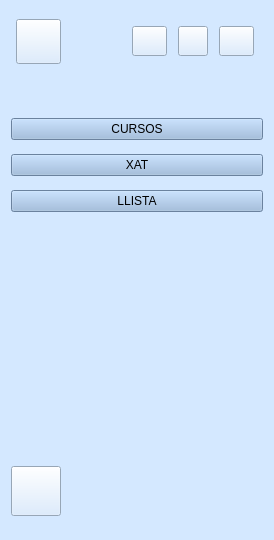
<?xml version="1.0" encoding="UTF-8"?>
<ui version="4.0">
 <class>Form</class>
 <widget class="QWidget" name="Form">
  <property name="geometry">
   <rect>
    <x>0</x>
    <y>0</y>
    <width>274</width>
    <height>540</height>
   </rect>
  </property>
  <property name="windowTitle">
   <string>Form</string>
  </property>
  <property name="styleSheet">
   <string notr="true">background-color: rgb(212, 232, 255);</string>
  </property>
  <layout class="QVBoxLayout" name="verticalLayout_2">
   <item>
    <layout class="QHBoxLayout" name="horizontalLayout">
     <item>
      <widget class="QPushButton" name="perfil">
       <property name="enabled">
        <bool>true</bool>
       </property>
       <property name="sizePolicy">
        <sizepolicy hsizetype="Expanding" vsizetype="Expanding">
         <horstretch>0</horstretch>
         <verstretch>0</verstretch>
        </sizepolicy>
       </property>
       <property name="maximumSize">
        <size>
         <width>45</width>
         <height>45</height>
        </size>
       </property>
       <property name="styleSheet">
        <string notr="true">border-image: url(:/prefijoNuevo/png/persona.png);</string>
       </property>
       <property name="text">
        <string/>
       </property>
      </widget>
     </item>
     <item>
      <spacer name="horizontalSpacer">
       <property name="orientation">
        <enum>Qt::Horizontal</enum>
       </property>
       <property name="sizeType">
        <enum>QSizePolicy::Fixed</enum>
       </property>
       <property name="sizeHint" stdset="0">
        <size>
         <width>60</width>
         <height>20</height>
        </size>
       </property>
      </spacer>
     </item>
     <item>
      <widget class="QPushButton" name="idioma1">
       <property name="sizePolicy">
        <sizepolicy hsizetype="Fixed" vsizetype="Fixed">
         <horstretch>0</horstretch>
         <verstretch>0</verstretch>
        </sizepolicy>
       </property>
       <property name="maximumSize">
        <size>
         <width>35</width>
         <height>30</height>
        </size>
       </property>
       <property name="styleSheet">
        <string notr="true">border-image: url(:/prefijoNuevo/png/esp.png);</string>
       </property>
       <property name="text">
        <string/>
       </property>
      </widget>
     </item>
     <item>
      <widget class="QPushButton" name="idioma2">
       <property name="sizePolicy">
        <sizepolicy hsizetype="Fixed" vsizetype="Fixed">
         <horstretch>0</horstretch>
         <verstretch>0</verstretch>
        </sizepolicy>
       </property>
       <property name="maximumSize">
        <size>
         <width>30</width>
         <height>30</height>
        </size>
       </property>
       <property name="styleSheet">
        <string notr="true">border-image: url(:/prefijoNuevo/png/val.png);</string>
       </property>
       <property name="text">
        <string/>
       </property>
      </widget>
     </item>
     <item>
      <widget class="QPushButton" name="idioma3">
       <property name="sizePolicy">
        <sizepolicy hsizetype="Fixed" vsizetype="Fixed">
         <horstretch>0</horstretch>
         <verstretch>0</verstretch>
        </sizepolicy>
       </property>
       <property name="maximumSize">
        <size>
         <width>35</width>
         <height>30</height>
        </size>
       </property>
       <property name="styleSheet">
        <string notr="true">border-image: url(:/prefijoNuevo/png/ingles.png);</string>
       </property>
       <property name="text">
        <string/>
       </property>
      </widget>
     </item>
    </layout>
   </item>
   <item>
    <spacer name="verticalSpacer">
     <property name="orientation">
      <enum>Qt::Vertical</enum>
     </property>
     <property name="sizeType">
      <enum>QSizePolicy::Fixed</enum>
     </property>
     <property name="sizeHint" stdset="0">
      <size>
       <width>20</width>
       <height>40</height>
      </size>
     </property>
    </spacer>
   </item>
   <item>
    <widget class="QPushButton" name="cursos">
     <property name="styleSheet">
      <string notr="true">background-color: rgb(150, 182, 221);</string>
     </property>
     <property name="text">
      <string>CURSOS</string>
     </property>
    </widget>
   </item>
   <item>
    <widget class="QPushButton" name="xat">
     <property name="styleSheet">
      <string notr="true">background-color: rgb(150, 182, 221);</string>
     </property>
     <property name="text">
      <string>XAT</string>
     </property>
    </widget>
   </item>
   <item>
    <widget class="QPushButton" name="llista">
     <property name="styleSheet">
      <string notr="true">background-color: rgb(150, 182, 221);</string>
     </property>
     <property name="text">
      <string>LLISTA</string>
     </property>
    </widget>
   </item>
   <item>
    <spacer name="verticalSpacer_2">
     <property name="orientation">
      <enum>Qt::Vertical</enum>
     </property>
     <property name="sizeType">
      <enum>QSizePolicy::Fixed</enum>
     </property>
     <property name="sizeHint" stdset="0">
      <size>
       <width>20</width>
       <height>240</height>
      </size>
     </property>
    </spacer>
   </item>
   <item>
    <widget class="QPushButton" name="apagar">
     <property name="sizePolicy">
      <sizepolicy hsizetype="Expanding" vsizetype="Expanding">
       <horstretch>0</horstretch>
       <verstretch>0</verstretch>
      </sizepolicy>
     </property>
     <property name="maximumSize">
      <size>
       <width>50</width>
       <height>50</height>
      </size>
     </property>
     <property name="toolTip">
      <string/>
     </property>
     <property name="styleSheet">
      <string notr="true">border-image: url(:/prefijoNuevo/png/apagar.png);</string>
     </property>
     <property name="text">
      <string/>
     </property>
    </widget>
   </item>
  </layout>
 </widget>
 <resources>
  <include location="../img/recursos.qrc"/>
 </resources>
 <connections/>
</ui>
